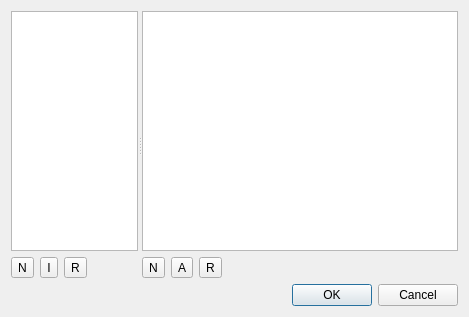
<ui version="4.0" >
 <class>QtResourceEditorDialog</class>
 <widget class="QDialog" name="QtResourceEditorDialog" >
  <property name="geometry" >
   <rect>
    <x>0</x>
    <y>0</y>
    <width>469</width>
    <height>317</height>
   </rect>
  </property>
  <property name="windowTitle" >
   <string>Dialog</string>
  </property>
  <layout class="QVBoxLayout" name="verticalLayout" >
   <item>
    <widget class="QSplitter" name="splitter" >
     <property name="orientation" >
      <enum>Qt::Horizontal</enum>
     </property>
     <property name="childrenCollapsible" >
      <bool>false</bool>
     </property>
     <widget class="QWidget" name="qrcLayoutWidget" >
      <layout class="QGridLayout" name="qrcLayout" >
       <item row="0" column="0" colspan="4" >
        <widget class="QListWidget" name="qrcFileList" >
         <property name="sizePolicy" >
          <sizepolicy vsizetype="Expanding" hsizetype="Ignored" >
           <horstretch>0</horstretch>
           <verstretch>0</verstretch>
          </sizepolicy>
         </property>
        </widget>
       </item>
       <item row="1" column="0" >
        <widget class="QToolButton" name="newQrcButton" >
         <property name="toolTip" >
          <string>New File</string>
         </property>
         <property name="text" >
          <string>N</string>
         </property>
        </widget>
       </item>
       <item row="1" column="2" >
        <widget class="QToolButton" name="removeQrcButton" >
         <property name="toolTip" >
          <string>Remove File</string>
         </property>
         <property name="text" >
          <string>R</string>
         </property>
        </widget>
       </item>
       <item row="1" column="3" >
        <spacer>
         <property name="orientation" >
          <enum>Qt::Horizontal</enum>
         </property>
         <property name="sizeType" >
          <enum>QSizePolicy::Ignored</enum>
         </property>
         <property name="sizeHint" stdset="0" >
          <size>
           <width>21</width>
           <height>20</height>
          </size>
         </property>
        </spacer>
       </item>
       <item row="1" column="1" >
        <widget class="QToolButton" name="importQrcButton" >
         <property name="text" >
          <string>I</string>
         </property>
        </widget>
       </item>
      </layout>
     </widget>
     <widget class="QWidget" name="resourceLayoutWidget" >
      <layout class="QGridLayout" name="resourceLayout" >
       <item row="0" column="0" colspan="4" >
        <widget class="QTreeView" name="resourceTreeView" />
       </item>
       <item row="1" column="0" >
        <widget class="QToolButton" name="newResourceButton" >
         <property name="toolTip" >
          <string>New Resource</string>
         </property>
         <property name="text" >
          <string>N</string>
         </property>
        </widget>
       </item>
       <item row="1" column="1" >
        <widget class="QToolButton" name="addResourceButton" >
         <property name="text" >
          <string>A</string>
         </property>
        </widget>
       </item>
       <item row="1" column="2" >
        <widget class="QToolButton" name="removeResourceButton" >
         <property name="toolTip" >
          <string>Remove Resource or File</string>
         </property>
         <property name="text" >
          <string>R</string>
         </property>
        </widget>
       </item>
       <item row="1" column="3" >
        <spacer name="horizontalSpacer" >
         <property name="orientation" >
          <enum>Qt::Horizontal</enum>
         </property>
         <property name="sizeHint" stdset="0" >
          <size>
           <width>40</width>
           <height>20</height>
          </size>
         </property>
        </spacer>
       </item>
      </layout>
     </widget>
    </widget>
   </item>
   <item>
    <widget class="QDialogButtonBox" name="buttonBox" >
     <property name="orientation" >
      <enum>Qt::Horizontal</enum>
     </property>
     <property name="standardButtons" >
      <set>QDialogButtonBox::Cancel|QDialogButtonBox::Ok</set>
     </property>
    </widget>
   </item>
  </layout>
 </widget>
 <resources/>
 <connections>
  <connection>
   <sender>buttonBox</sender>
   <signal>accepted()</signal>
   <receiver>QtResourceEditorDialog</receiver>
   <slot>accept()</slot>
   <hints>
    <hint type="sourcelabel" >
     <x>248</x>
     <y>254</y>
    </hint>
    <hint type="destinationlabel" >
     <x>157</x>
     <y>274</y>
    </hint>
   </hints>
  </connection>
  <connection>
   <sender>buttonBox</sender>
   <signal>rejected()</signal>
   <receiver>QtResourceEditorDialog</receiver>
   <slot>reject()</slot>
   <hints>
    <hint type="sourcelabel" >
     <x>316</x>
     <y>260</y>
    </hint>
    <hint type="destinationlabel" >
     <x>286</x>
     <y>274</y>
    </hint>
   </hints>
  </connection>
 </connections>
</ui>
